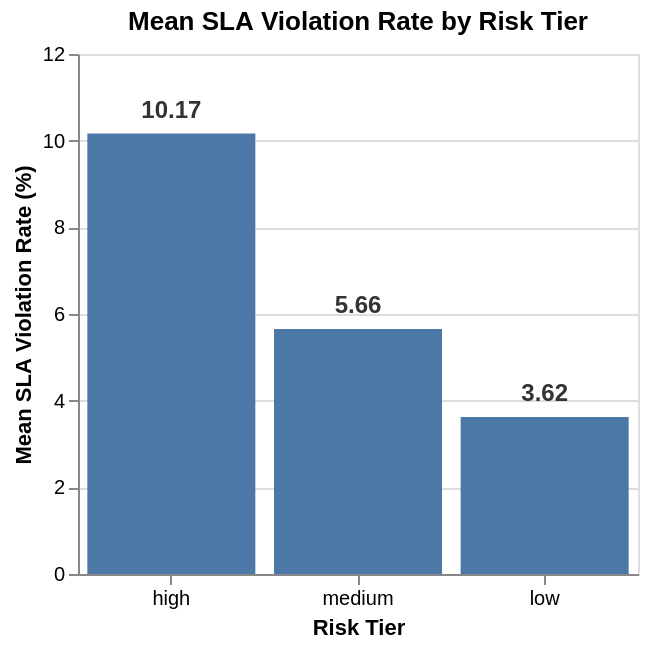
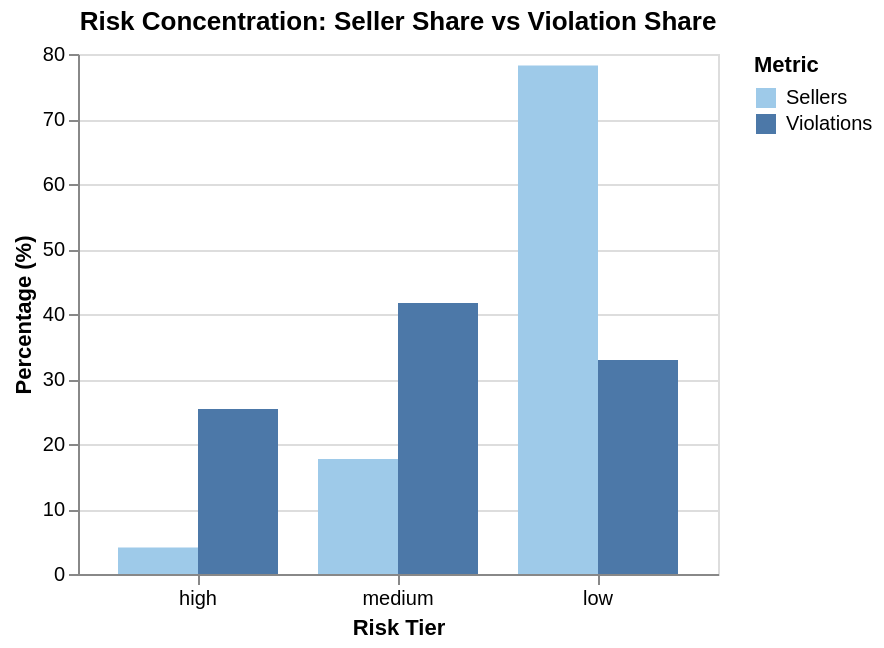

Notebook source saved alongside these figures, in order:
### Code cell
# visulization of risk tier summary
tier_summary = tier_summary.copy()

# violation rate in percentage for better readability
tier_summary["violation_pct"] = tier_summary["mean_violation_rate"] * 100
total_sellers = tier_summary["sellers"].sum()
total_violations = tier_summary["sla_violations"].sum()

# Calculate percentage share of sellers and violations for each tier
tier_summary["sellers_pct"] = tier_summary["sellers"] / total_sellers * 100
tier_summary["violations_pct"] = tier_summary["sla_violations"] / total_violations * 100
tier_order = ["high", "medium", "low"]

base_A = alt.Chart(tier_summary).encode(
    x=alt.X(
        "risk_tier:N",
        title="Risk Tier",
        sort=tier_order,
        axis=alt.Axis(labelAngle=0)
    )
)

bars_A = base_A.mark_bar(color="#4c78a8").encode(
    y=alt.Y(
        "violation_pct:Q",
        title="Mean SLA Violation Rate (%)",
        scale=alt.Scale(
            domain=[0, float(tier_summary["violation_pct"].max()) * 1.1]
        )
    )
)

text_A = base_A.mark_text(
    align="center",
    baseline="bottom",
    dy=-5,
    fontSize=12,
    fontWeight="bold",
    color="#333333"
).encode(
    y="violation_pct:Q",
    text=alt.Text("violation_pct:Q", format=".2f")
)

chart_A = (bars_A + text_A).properties(
    title="Mean SLA Violation Rate by Risk Tier",
    width=280,
    height=260
)

chart_B_data = tier_summary[["risk_tier", "sellers_pct", "violations_pct"]].melt(
    id_vars=["risk_tier"],
    value_vars=["sellers_pct", "violations_pct"],
    var_name="metric_type",
    value_name="percentage"
)
metric_color_scale = alt.Scale(
    domain=["sellers_pct", "violations_pct"],
    range=["#9ecae9", "#4c78a8"]
)

chart_B = alt.Chart(chart_B_data).mark_bar().encode(
    x=alt.X(
        "risk_tier:N",
        title="Risk Tier",
        sort=tier_order,
        axis=alt.Axis(labelAngle=0)
    ),
    y=alt.Y(
        "percentage:Q",
        title="Percentage (%)"
    ),
    color=alt.Color(
        "metric_type:N",
        scale=metric_color_scale,
        legend=alt.Legend(
            title="Metric",
            labelExpr="datum.value == 'sellers_pct' ? 'Sellers' : 'Violations'"
        )
    ),
    xOffset="metric_type:N"
).properties(
    title="Risk Concentration: Seller Share vs Violation Share",
    width=320,
    height=260
)

display(chart_A, chart_B)

### Figure 1 — Vega-Lite specification as saved in the notebook (floating-point values rounded to 4 significant figures)
{"config": {"view": {"continuousWidth": 300, "continuousHeight": 300}}, "layer": [{"mark": {"type": "bar", "color": "#4c78a8"}, "encoding": {"x": {"axis": {"labelAngle": 0}, "field": "risk_tier", "sort": ["high", "medium", "low"], "title": "Risk Tier", "type": "nominal"}, "y": {"field": "violation_pct", "scale": {"domain": [0, 11.18]}, "title": "Mean SLA Violation Rate (%)", "type": "quantitative"}}}, {"mark": {"type": "text", "align": "center", "baseline": "bottom", "color": "#333333", "dy": -5, "fontSize": 12, "fontWeight": "bold"}, "encoding": {"text": {"field": "violation_pct", "format": ".2f", "type": "quantitative"}, "x": {"axis": {"labelAngle": 0}, "field": "risk_tier", "sort": ["high", "medium", "low"], "title": "Risk Tier", "type": "nominal"}, "y": {"field": "violation_pct", "type": "quantitative"}}}], "data": {"name": "data-349cf6628f1aa33e6c44751c7d4c5d9f"}, "height": 260, "title": "Mean SLA Violation Rate by Risk Tier", "width": 280, "$schema": "https://vega.github.io/schema/vega-lite/v6.1.0.json", "datasets": {"data-349cf6628f1aa33e6c44751c7d4c5d9f": [{"risk_tier": "high", "sellers": 24, "delivered_orders": 2528, "sla_violations": 257, "severity_weighted_violations": 411.0, "mean_violation_rate": 0.1017, "violation_pct": 10.17, "sellers_pct": 4.082, "violations_pct": 25.4}, {"risk_tier": "low", "sellers": 460, "delivered_orders": 10938, "sla_violations": 333, "severity_weighted_violations": 503.0, "mean_violation_rate": 0.03622, "violation_pct": 3.622, "sellers_pct": 78.23, "violations_pct": 32.91}, {"risk_tier": "medium", "sellers": 104, "delivered_orders": 9378, "sla_violations": 422, "severity_weighted_violations": 664.0, "mean_violation_rate": 0.05656, "violation_pct": 5.656, "sellers_pct": 17.69, "violations_pct": 41.7}]}}

### Figure 2 — Vega-Lite specification as saved in the notebook (floating-point values rounded to 4 significant figures)
{"config": {"view": {"continuousWidth": 300, "continuousHeight": 300}}, "data": {"name": "data-7aefeaefbfa8afa9080be2e93a7d2126"}, "mark": {"type": "bar"}, "encoding": {"color": {"field": "metric_type", "legend": {"labelExpr": "datum.value == 'sellers_pct' ? 'Sellers' : 'Violations'", "title": "Metric"}, "scale": {"domain": ["sellers_pct", "violations_pct"], "range": ["#9ecae9", "#4c78a8"]}, "type": "nominal"}, "x": {"axis": {"labelAngle": 0}, "field": "risk_tier", "sort": ["high", "medium", "low"], "title": "Risk Tier", "type": "nominal"}, "xOffset": {"field": "metric_type", "type": "nominal"}, "y": {"field": "percentage", "title": "Percentage (%)", "type": "quantitative"}}, "height": 260, "title": "Risk Concentration: Seller Share vs Violation Share", "width": 320, "$schema": "https://vega.github.io/schema/vega-lite/v6.1.0.json", "datasets": {"data-7aefeaefbfa8afa9080be2e93a7d2126": [{"risk_tier": "high", "metric_type": "sellers_pct", "percentage": 4.082}, {"risk_tier": "low", "metric_type": "sellers_pct", "percentage": 78.23}, {"risk_tier": "medium", "metric_type": "sellers_pct", "percentage": 17.69}, {"risk_tier": "high", "metric_type": "violations_pct", "percentage": 25.4}, {"risk_tier": "low", "metric_type": "violations_pct", "percentage": 32.91}, {"risk_tier": "medium", "metric_type": "violations_pct", "percentage": 41.7}]}}
